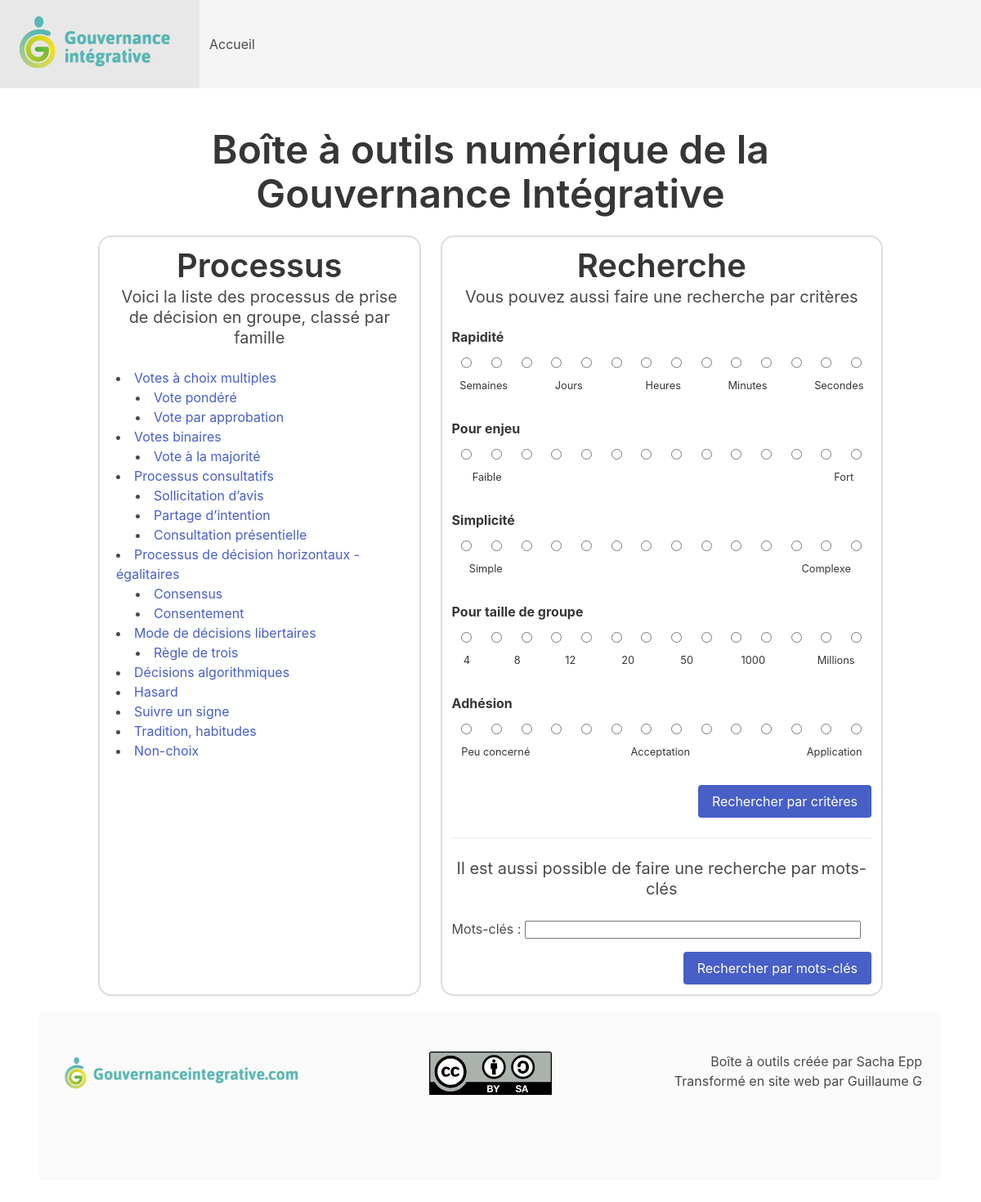
The app's page /index.html, older data.
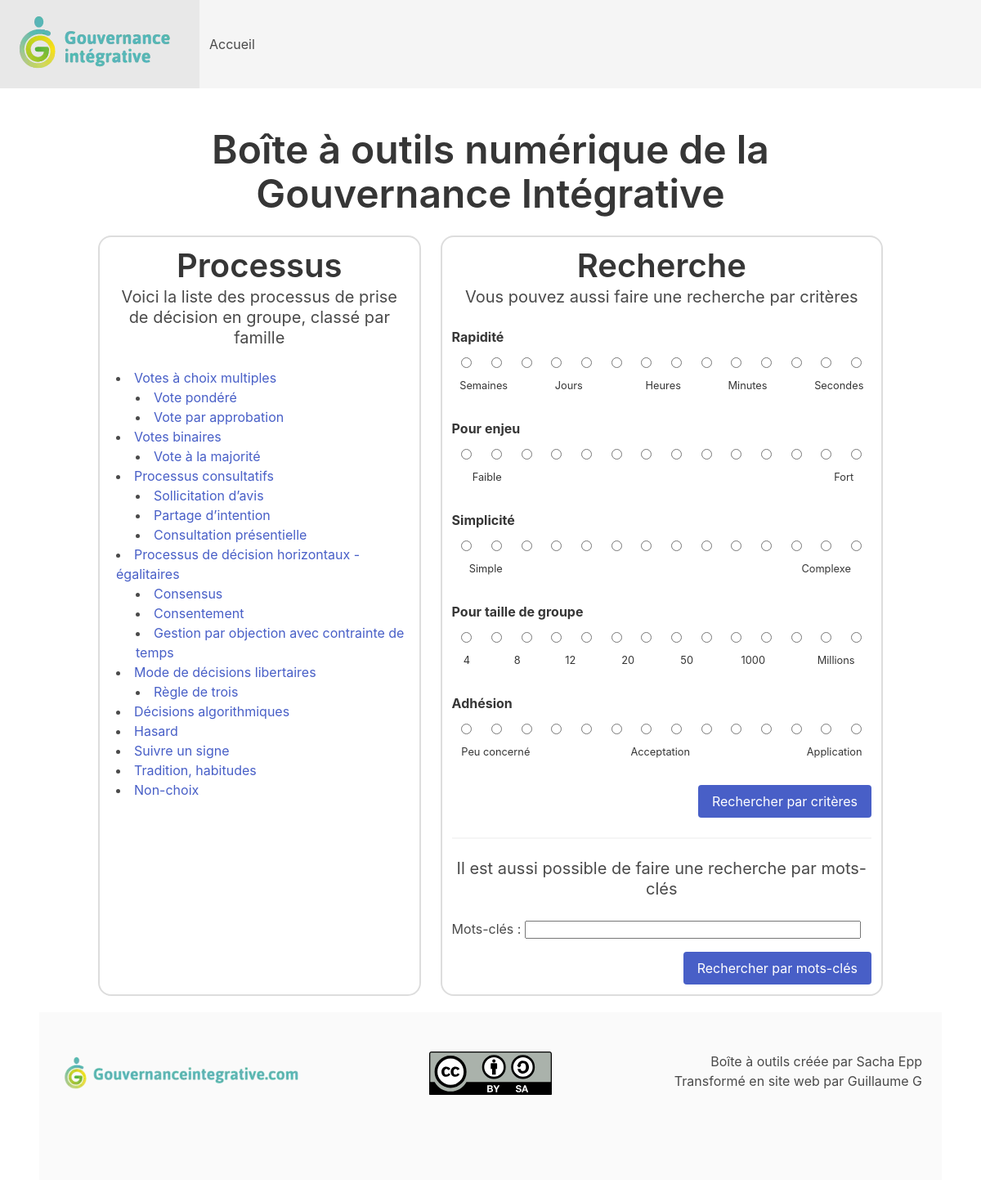
The same page, newer data.
### tables this page shows
CREATE TABLE processus (
    id INTEGER PRIMARY KEY AUTOINCREMENT,
    titre TEXT NOT NULL,
    description TEXT NOT NULL,
    -- textes :
    -- ce sont des textes contenant du HTML
    -- au format <ul><li>...</li></ul>
    -- car ce sont de simples listes
    avantages TEXT,
    adapte TEXT,
    risques TEXT,
    inconvenients TEXT,
    deconseille TEXT,
    points_cles TEXT,
    -- critères :
    -- ils sont au format de 14 caractères
    -- chaque caractère représente une case
    -- 0 = blanc
    -- 1 = vert pale
    -- 2 = vert foncé
    rapidite TEXT NOT NULL,
    enjeu TEXT NOT NULL,
    simplicite TEXT NOT NULL,
    taille_groupe TEXT NOT NULL,
    adhesion TEXT NOT NULL
);

### app.py (the view)
@app.route("/")
@app.route("/index/")
@app.route("/index.html")
def index():
    processus_par_famille = retourne_les_processus_par_famille()
    return render_template(
        "index.html",
        processus_par_famille=processus_par_famille,
    )

### app.py (called while the page is built)
def get_db_connection():
    conn = sqlite3.connect(DATABASE_PATH)
    conn.row_factory = sqlite3.Row
    return conn

def retourne_toutes_les_familles() -> list:
    conn = get_db_connection()
    req_select = """SELECT *
    FROM processus
    WHERE id % 100 = 0"""
    result = conn.execute(req_select).fetchall()
    conn.close()
    return result

def retourne_tous_les_processus_dune_famille(id_famille) -> list:
    conn = get_db_connection()
    req_select = """SELECT *
    FROM processus
    WHERE id > ?
    AND id < ?"""
    parameters = [id_famille, id_famille + 100]
    result = conn.execute(req_select, parameters).fetchall()
    conn.close()
    return result

def retourne_les_processus_par_famille() -> dict:
    retour = {}
    for famille in retourne_toutes_les_familles():
        retour[famille] = retourne_tous_les_processus_dune_famille(famille["id"])
    return retour

### templates/index.html (shortened to what this page needs)
{% extends 'layout.html' %}
{% block body %}
<section class="section">
  <div class="container">
    <h1 class="title is-1 text-center" id="titre">
        Boîte à outils numérique de la Gouvernance Intégrative
    </h1>
    <div class="columns">
      <div class="column border-shadow-light">
        {% include 'liste_processus.j2' %}
      </div>
      <div class="column border-shadow-light">
        {% include 'form_recherche.j2' %}
      </div>
    </div>
  </div>
{% endblock %}

### templates/layout.html (shortened to what this page needs)
<!DOCTYPE html>
<html lang="fr">
  <head>
    <link rel="stylesheet" href="{{ url_for('static', filename='css/bulma_0.9.4.min.css') }}">
  </head>
  <body>
    {% include 'navbar.html' %}
    {% block body %}{% endblock %}
    {% include 'footer.html' %}
  </body>
</html>

### templates/navbar.html
<nav class="navbar is-light" role="navigation" aria-label="main navigation">
  <div class="navbar-brand">
    <a class="navbar-item" href="/">
      <img src="{{ url_for('static', filename='img/GI_logo.webp') }}" alt="Logo de la Gouvernance Integrative" width="220" height="92">
    </a>
  </div>
  <div class="navbar-menu">
    <div class="navbar-start">
      <a class="navbar-item" href="/">
        Accueil
      </a>
    </div>
  </div>
</nav>

### templates/liste_processus.j2
<h2 class="title is-2 text-center" id="titre">
    Processus
</h2>
<p class="subtitle text-center">
    Voici la liste des processus de prise de décision en groupe, classé par famille
</p>
<ul id="liste-familles">
    {% for famille in processus_par_famille.keys() %}
    <li>
        <a href="processus/{{ famille['id'] }}">{{ famille["titre"]}}</a>
        <ul>
            {% for processus in processus_par_famille[famille] %}
                <li><a href="processus/{{ processus['id'] }}">{{ processus["titre"]}}</a></li>
            {% endfor %}
        </ul>
    </li>
    {% endfor %}
</ul>

### templates/form_recherche.j2
<h2 class="title is-2 text-center" id="titre">
    Recherche
</h2>
<p class="subtitle text-center">
    Vous pouvez aussi faire une recherche par critères
</p>
<form action="recherche_criteres" method="get">
    <label class="label">Rapidité</label>
    <table class="table is-fullwidth text-center table-radio">
    <tr>
        {% for num in range(14) %}
        <td><input type="radio" name="rapidite" value="{{ num }}"></td>
        {% endfor %}
    </tr>
    </table>
    {% include 'legende_rapidite.j2' %}
    <label class="label">Pour enjeu</label>
    <table class="table is-fullwidth text-center table-radio">
    <tr>
        {% for num in range(14) %}
        <td><input type="radio" name="enjeu" value="{{ num }}"></td>
        {% endfor %}
    </tr>
    </table>
    {% include 'legende_enjeu.j2' %}
    <label class="label">Simplicité</label>
    <table class="table is-fullwidth text-center table-radio">
    <tr>
        {% for num in range(14) %}
        <td><input type="radio" name="simplicite" value="{{ num }}"></td>
        {% endfor %}
    </tr>
    </table>
    {% include 'legende_simplicite.j2' %}
    <label class="label">Pour taille de groupe</label>
    <table class="table is-fullwidth text-center table-radio">
    <tr>
        {% for num in range(14) %}
        <td><input type="radio" name="taille_groupe" value="{{ num }}"></td>
        {% endfor %}
    </tr>
    </table>
    {% include 'legende_taille_groupe.j2' %}
    <label class="label">Adhésion</label>
    <table class="table is-fullwidth text-center table-radio">
    <tr>
        {% for num in range(14) %}
        <td><input type="radio" name="adhesion" value="{{ num }}"></td>
        {% endfor %}
    </tr>
    </table>
    {% include 'legende_adhesion.j2' %}
    <div class="field is-grouped is-grouped-right">
    <p class="control">
        <input class="button is-link" type="submit" value="Rechercher par critères">
    </p>
    </div>
</form>
<hr>
<p class="subtitle text-center">
    Il est aussi possible de faire une recherche par mots-clés
</p>
<form action="recherche_mots-cles" method="get">
    <label class="mots-cles">Mots-clés : </label>
    <input id="input_mots-cles" type="text" name="mots-cles">
    <div class="field is-grouped is-grouped-right">
    <p class="control">
        <input class="button is-link" type="submit" value="Rechercher par mots-clés">
    </p>
    </div>
</form>

### templates/legende_rapidite.j2
<table class="table is-fullwidth text-center legende">
<tr>
    <td>Semaines</td>
    <td></td>
    <td></td>
    <td>Jours</td>
    <td></td>
    <td></td>
    <td></td>
    <td>Heures</td>
    <td></td>
    <td></td>
    <td>Minutes</td>
    <td></td>
    <td></td>
    <td>Secondes</td>
</tr>
</table>

### templates/legende_enjeu.j2
<table class="table is-fullwidth text-center legende">
<tr>
    <td>Faible</td>
    <td></td>
    <td></td>
    <td></td>
    <td></td>
    <td></td>
    <td></td>
    <td></td>
    <td></td>
    <td></td>
    <td></td>
    <td></td>
    <td></td>
    <td>Fort</td>
</tr>
</table>

### templates/legende_simplicite.j2
<table class="table is-fullwidth text-center legende">
<tr>
    <td>Simple</td>
    <td></td>
    <td></td>
    <td></td>
    <td></td>
    <td></td>
    <td></td>
    <td></td>
    <td></td>
    <td></td>
    <td></td>
    <td></td>
    <td></td>
    <td>Complexe</td>
</tr>
</table>

### templates/legende_taille_groupe.j2
<table class="table is-fullwidth text-center legende">
<tr>
    <td>4</td>
    <td></td>
    <td>8</td>
    <td></td>
    <td>12</td>
    <td></td>
    <td>20</td>
    <td></td>
    <td>50</td>
    <td></td>
    <td>1000</td>
    <td></td>
    <td>Millions</td>
</tr>
</table>

### templates/legende_adhesion.j2
<table class="table is-fullwidth text-center legende">
<tr>
    <td>Peu concerné</td>
    <td></td>
    <td></td>
    <td></td>
    <td></td>
    <td></td>
    <td>Acceptation</td>
    <td></td>
    <td></td>
    <td></td>
    <td></td>
    <td></td>
    <td></td>
    <td>Application</td>
</tr>
</table>

### templates/footer.html
<footer class="footer">
  <div class="columns">
    <div class="column">
      <a href="https://gouvernanceintegrative.com/" target="_blank">
        <img src="{{ url_for('static', filename='img/GI_website.webp') }}" alt="Logo de la Gouvernance Integrative">
      </a>
    </div>
    <div class="column text-center">
      <a href="https://creativecommons.org/licenses/by-sa/2.0/fr/" target="_blank">
        <img src="{{ url_for('static', filename='img/CC_BY-SA.svg') }}" alt="Licence CC-BY-SA 2.0" width="150">
      </a>
    </div>
    <div class="column text-right">
      <p>Boîte à outils créée par Sacha Epp<br>
      Transformé en site web par Guillaume G</p>
    </div>
  </div>
</footer>

### templates/layout.html (style rules this page uses)
.navbar-item img { max-height: 6rem; }
.text-center { text-align: center; }
.text-right { text-align: right; }
ul { list-style: inside; padding-left: 0.5rem; }
.border-shadow-light { margin: 0.75rem; margin-bottom: 2rem; border: 0.15rem solid #dddddd; border-radius: 1rem; }
.table.table-radio { margin-bottom: 0px; }
.table.table-radio td { padding: 0; }
table.legende { font-size: 0.8rem; }
ul#liste-familles li ul li { margin-left: 1rem; }
#input_mots-cles { width: 80%; margin-bottom: 1rem; }

Row changes from the older to the newer data that the page shows:
added processus: titre "Gestion par objection avec contrainte de temps", shown under "Processus de décision horizontaux - égalitaires"
